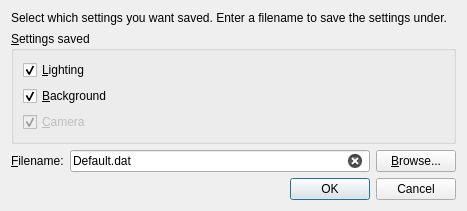
<?xml version="1.0" encoding="UTF-8"?>
<ui version="4.0">
 <class>SaveSettingsDialog</class>
 <widget class="QDialog" name="SaveSettingsDialog">
  <property name="windowTitle">
   <string>Save Settings</string>
  </property>
  <layout class="QVBoxLayout" name="verticalLayout">
   <item>
    <widget class="QLabel" name="instructionsLabel">
     <property name="text">
      <string>Select which settings you want saved. Enter a filename to save the settings under.</string>
     </property>
     <property name="wordWrap">
      <bool>true</bool>
     </property>
    </widget>
   </item>
   <item>
    <widget class="QGroupBox" name="settingsGroupBox">
     <property name="title">
      <string>&amp;Settings saved</string>
     </property>
     <layout class="QVBoxLayout" name="settingsLayout">
      <item>
       <widget class="QCheckBox" name="lightingCheckBox">
        <property name="text">
         <string>&amp;Lighting</string>
        </property>
        <property name="checked">
         <bool>true</bool>
        </property>
       </widget>
      </item>
      <item>
       <widget class="QCheckBox" name="backgroundCheckBox">
        <property name="text">
         <string>&amp;Background</string>
        </property>
        <property name="checked">
         <bool>true</bool>
        </property>
       </widget>
      </item>
      <item>
       <widget class="QCheckBox" name="cameraCheckBox">
        <property name="enabled">
         <bool>false</bool>
        </property>
        <property name="toolTip">
         <string>Camera settings are not currently available.</string>
        </property>
        <property name="text">
         <string>&amp;Camera</string>
        </property>
        <property name="checked">
         <bool>true</bool>
        </property>
       </widget>
      </item>
     </layout>
    </widget>
   </item>
   <item>
    <layout class="QHBoxLayout" name="pathLayout">
     <item>
      <widget class="QLabel" name="pathLabel">
       <property name="text">
        <string>&amp;Filename:</string>
       </property>
       <property name="buddy">
        <cstring>pathLineEdit</cstring>
       </property>
      </widget>
     </item>
     <item>
      <widget class="QLineEdit" name="pathLineEdit">
       <property name="minimumSize">
        <size>
         <width>300</width>
         <height>0</height>
        </size>
       </property>
       <property name="text">
        <string>Default.dat</string>
       </property>
       <property name="clearButtonEnabled">
        <bool>true</bool>
       </property>
      </widget>
     </item>
     <item>
      <widget class="QPushButton" name="browseButton">
       <property name="text">
        <string>&amp;Browse...</string>
       </property>
      </widget>
     </item>
    </layout>
   </item>
   <item>
    <widget class="QDialogButtonBox" name="buttonBox">
     <property name="orientation">
      <enum>Qt::Horizontal</enum>
     </property>
     <property name="standardButtons">
      <set>QDialogButtonBox::Cancel|QDialogButtonBox::Ok</set>
     </property>
    </widget>
   </item>
  </layout>
 </widget>
 <tabstops>
  <tabstop>lightingCheckBox</tabstop>
  <tabstop>backgroundCheckBox</tabstop>
  <tabstop>pathLineEdit</tabstop>
  <tabstop>browseButton</tabstop>
  <tabstop>buttonBox</tabstop>
 </tabstops>
 <resources/>
 <connections/>
</ui>
